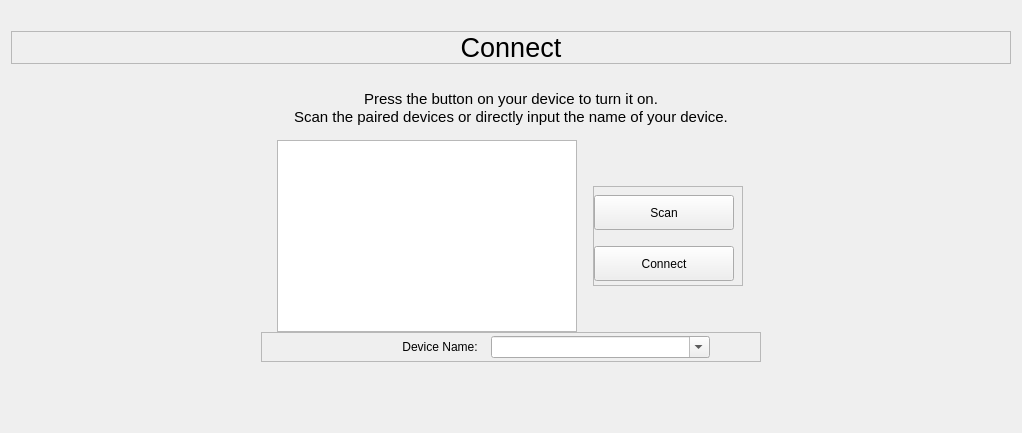
            <widget class="QWidget" name="page_bt">
             <property name="styleSheet">
              <string notr="true"/>
             </property>
             <layout class="QVBoxLayout" name="verticalLayout_17">
              <item>
               <spacer name="verticalSpacer_14">
                <property name="orientation">
                 <enum>Qt::Vertical</enum>
                </property>
                <property name="sizeType">
                 <enum>QSizePolicy::Fixed</enum>
                </property>
                <property name="sizeHint" stdset="0">
                 <size>
                  <width>20</width>
                  <height>20</height>
                 </size>
                </property>
               </spacer>
              </item>
              <item>
               <widget class="QFrame" name="frame_bt_title">
                <property name="maximumSize">
                 <size>
                  <width>16777215</width>
                  <height>50</height>
                 </size>
                </property>
                <property name="styleSheet">
                 <string notr="true"/>
                </property>
                <property name="frameShape">
                 <enum>QFrame::StyledPanel</enum>
                </property>
                <property name="frameShadow">
                 <enum>QFrame::Raised</enum>
                </property>
                <layout class="QHBoxLayout" name="horizontalLayout_37">
                 <property name="spacing">
                  <number>0</number>
                 </property>
                 <property name="leftMargin">
                  <number>0</number>
                 </property>
                 <property name="topMargin">
                  <number>0</number>
                 </property>
                 <property name="rightMargin">
                  <number>0</number>
                 </property>
                 <property name="bottomMargin">
                  <number>0</number>
                 </property>
                 <item>
                  <widget class="QLabel" name="bt_title">
                   <property name="minimumSize">
                    <size>
                     <width>0</width>
                     <height>0</height>
                    </size>
                   </property>
                   <property name="font">
                    <font>
                     <pointsize>20</pointsize>
                     <italic>false</italic>
                     <bold>false</bold>
                    </font>
                   </property>
                   <property name="text">
                    <string>Connect</string>
                   </property>
                   <property name="alignment">
                    <set>Qt::AlignCenter</set>
                   </property>
                  </widget>
                 </item>
                </layout>
               </widget>
              </item>
              <item>
               <spacer name="verticalSpacer_5">
                <property name="orientation">
                 <enum>Qt::Vertical</enum>
                </property>
                <property name="sizeType">
                 <enum>QSizePolicy::Fixed</enum>
                </property>
                <property name="sizeHint" stdset="0">
                 <size>
                  <width>20</width>
                  <height>20</height>
                 </size>
                </property>
               </spacer>
              </item>
              <item>
               <layout class="QVBoxLayout" name="verticalLayout_6">
                <property name="spacing">
                 <number>0</number>
                </property>
                <property name="leftMargin">
                 <number>250</number>
                </property>
                <property name="rightMargin">
                 <number>250</number>
                </property>
                <item>
                 <widget class="QLabel" name="label_10">
                  <property name="font">
                   <font>
                    <pointsize>11</pointsize>
                    <italic>false</italic>
                    <bold>false</bold>
                   </font>
                  </property>
                  <property name="styleSheet">
                   <string notr="true"/>
                  </property>
                  <property name="text">
                   <string>&lt;!DOCTYPE HTML PUBLIC &quot;-//W3C//DTD HTML 4.0//EN&quot; &quot;http://www.w3.org/TR/REC-html40/strict.dtd&quot;&gt;
&lt;html&gt;&lt;head&gt;&lt;meta name=&quot;qrichtext&quot; content=&quot;1&quot; /&gt;&lt;meta charset=&quot;utf-8&quot; /&gt;&lt;style type=&quot;text/css&quot;&gt;
p, li { white-space: pre-wrap; }
&lt;/style&gt;&lt;/head&gt;&lt;body style=&quot; font-family:'Segoe UI'; font-size:12pt; font-weight:400; font-style:normal;&quot;&gt;
&lt;p align=&quot;center&quot; style=&quot; margin-top:0px; margin-bottom:0px; margin-left:0px; margin-right:0px; -qt-block-indent:0; text-indent:0px;&quot;&gt;&lt;span style=&quot; font-size:11pt;&quot;&gt;Press the button on your device to turn it on.&lt;/span&gt;&lt;/p&gt;
&lt;p align=&quot;center&quot; style=&quot; margin-top:0px; margin-bottom:0px; margin-left:0px; margin-right:0px; -qt-block-indent:0; text-indent:0px;&quot;&gt;&lt;span style=&quot; font-size:11pt;&quot;&gt;Scan the paired devices or directly input the name of your device.&lt;/span&gt;&lt;/p&gt;&lt;/body&gt;&lt;/html&gt;</string>
                  </property>
                  <property name="wordWrap">
                   <bool>true</bool>
                  </property>
                 </widget>
                </item>
                <item alignment="Qt::AlignHCenter">
                 <widget class="QLabel" name="lbl_wdws_warning">
                  <property name="styleSheet">
                   <string notr="true">color: red;</string>
                  </property>
                  <property name="text">
                   <string/>
                  </property>
                  <property name="wordWrap">
                   <bool>true</bool>
                  </property>
                 </widget>
                </item>
                <item>
                 <layout class="QHBoxLayout" name="horizontalLayout_9">
                  <property name="spacing">
                   <number>0</number>
                  </property>
                  <item>
                   <widget class="QListWidget" name="list_devices">
                    <property name="maximumSize">
                     <size>
                      <width>300</width>
                      <height>200</height>
                     </size>
                    </property>
                    <property name="cursor" stdset="0">
                     <cursorShape>ArrowCursor</cursorShape>
                    </property>
                    <property name="styleSheet">
                     <string notr="true"/>
                    </property>
                    <property name="wordWrap">
                     <bool>true</bool>
                    </property>
                   </widget>
                  </item>
                  <item>
                   <widget class="QFrame" name="frame_btns_scan_connect">
                    <property name="maximumSize">
                     <size>
                      <width>150</width>
                      <height>100</height>
                     </size>
                    </property>
                    <property name="styleSheet">
                     <string notr="true"/>
                    </property>
                    <property name="frameShape">
                     <enum>QFrame::StyledPanel</enum>
                    </property>
                    <property name="frameShadow">
                     <enum>QFrame::Raised</enum>
                    </property>
                    <layout class="QVBoxLayout" name="verticalLayout_38">
                     <property name="spacing">
                      <number>10</number>
                     </property>
                     <property name="leftMargin">
                      <number>0</number>
                     </property>
                     <property name="topMargin">
                      <number>0</number>
                     </property>
                     <property name="rightMargin">
                      <number>0</number>
                     </property>
                     <property name="bottomMargin">
                      <number>0</number>
                     </property>
                     <item>
                      <widget class="QPushButton" name="btn_scan">
                       <property name="sizePolicy">
                        <sizepolicy hsizetype="Minimum" vsizetype="Minimum">
                         <horstretch>0</horstretch>
                         <verstretch>0</verstretch>
                        </sizepolicy>
                       </property>
                       <property name="minimumSize">
                        <size>
                         <width>140</width>
                         <height>35</height>
                        </size>
                       </property>
                       <property name="maximumSize">
                        <size>
                         <width>140</width>
                         <height>30</height>
                        </size>
                       </property>
                       <property name="cursor">
                        <cursorShape>PointingHandCursor</cursorShape>
                       </property>
                       <property name="styleSheet">
                        <string notr="true"/>
                       </property>
                       <property name="text">
                        <string>Scan</string>
                       </property>
                       <property name="flat">
                        <bool>false</bool>
                       </property>
                      </widget>
                     </item>
                     <item>
                      <widget class="QPushButton" name="btn_connect">
                       <property name="sizePolicy">
                        <sizepolicy hsizetype="Preferred" vsizetype="Preferred">
                         <horstretch>0</horstretch>
                         <verstretch>0</verstretch>
                        </sizepolicy>
                       </property>
                       <property name="minimumSize">
                        <size>
                         <width>140</width>
                         <height>35</height>
                        </size>
                       </property>
                       <property name="maximumSize">
                        <size>
                         <width>140</width>
                         <height>30</height>
                        </size>
                       </property>
                       <property name="cursor">
                        <cursorShape>PointingHandCursor</cursorShape>
                       </property>
                       <property name="text">
                        <string>Connect</string>
                       </property>
                      </widget>
                     </item>
                    </layout>
                   </widget>
                  </item>
                 </layout>
                </item>
                <item alignment="Qt::AlignHCenter">
                 <widget class="QFrame" name="frame_8">
                  <property name="sizePolicy">
                   <sizepolicy hsizetype="Expanding" vsizetype="Preferred">
                    <horstretch>0</horstretch>
                    <verstretch>0</verstretch>
                   </sizepolicy>
                  </property>
                  <property name="minimumSize">
                   <size>
                    <width>500</width>
                    <height>30</height>
                   </size>
                  </property>
                  <property name="maximumSize">
                   <size>
                    <width>16777215</width>
                    <height>16777215</height>
                   </size>
                  </property>
                  <property name="frameShape">
                   <enum>QFrame::StyledPanel</enum>
                  </property>
                  <property name="frameShadow">
                   <enum>QFrame::Raised</enum>
                  </property>
                  <layout class="QHBoxLayout" name="horizontalLayout_16">
                   <property name="spacing">
                    <number>10</number>
                   </property>
                   <property name="leftMargin">
                    <number>0</number>
                   </property>
                   <property name="topMargin">
                    <number>0</number>
                   </property>
                   <property name="rightMargin">
                    <number>50</number>
                   </property>
                   <property name="bottomMargin">
                    <number>0</number>
                   </property>
                   <item>
                    <widget class="QLabel" name="label_15">
                     <property name="styleSheet">
                      <string notr="true"/>
                     </property>
                     <property name="text">
                      <string>Device Name: </string>
                     </property>
                     <property name="alignment">
                      <set>Qt::AlignRight|Qt::AlignTrailing|Qt::AlignVCenter</set>
                     </property>
                    </widget>
                   </item>
                   <item>
                    <widget class="QComboBox" name="dev_name_input">
                     <property name="editable">
                      <bool>true</bool>
                     </property>
                     <property name="insertPolicy">
                      <enum>QComboBox::InsertAtTop</enum>
                     </property>
                     <property name="placeholderText">
                      <string>Explore_XXXX or XXXX</string>
                     </property>
                    </widget>
                   </item>
                  </layout>
                 </widget>
                </item>
                <item>
                 <spacer name="verticalSpacer_18">
                  <property name="orientation">
                   <enum>Qt::Vertical</enum>
                  </property>
                  <property name="sizeType">
                   <enum>QSizePolicy::Fixed</enum>
                  </property>
                  <property name="sizeHint" stdset="0">
                   <size>
                    <width>20</width>
                    <height>60</height>
                   </size>
                  </property>
                 </spacer>
                </item>
               </layout>
              </item>
             </layout>
            </widget>
